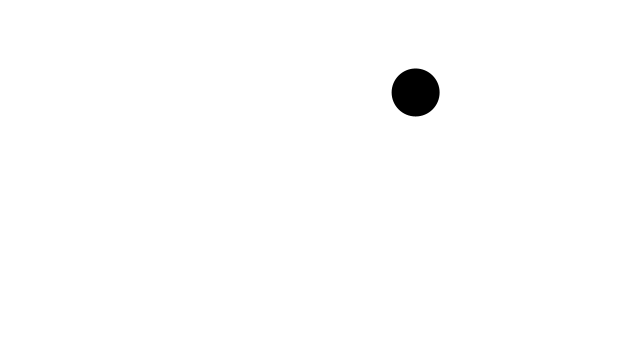
Frame 1 (no input)
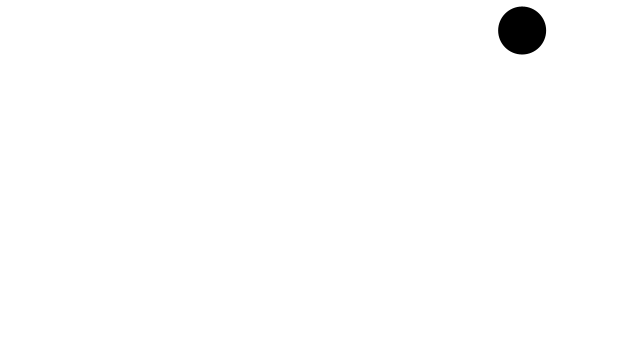
Frame 60 (the mouse pressed at the canvas centre just before this capture)
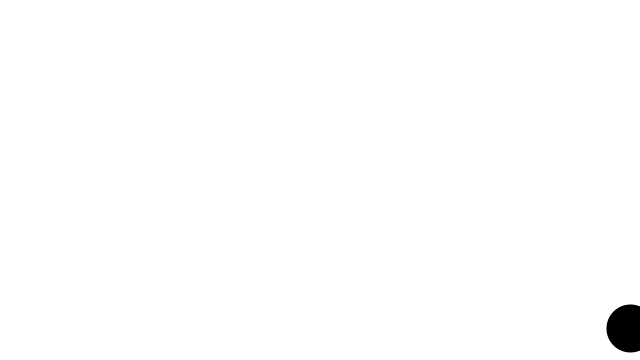
Frame 120 (the mouse held since frame 60 and released just before this capture)

The Processing sketch that drew these frames (run headless with seeded random() and noise(); from frame 60 on, the mouse is pressed at the canvas centre):

// Processing sketch: Vectors_and_Objects
// ── Vectors_and_Objects.pde
Movement[] objects = new Movement[1];
float average = 0;
float[] avgFrameRate = new float[0];

void setup() {
  size(640,360);
  for(int i = 0; i<objects.length; i++){
    objects[i] = new Movement();
  }
}

void draw() {
  background(255);
  for(int i = 0; i<objects.length; i++){
    objects[i].update();
    objects[i].checkEdges();
    objects[i].display();
  }
  avgFrameRate = append(avgFrameRate,frameRate);
  average += frameRate;
   //println(frameRate);
   //println("Objs Position: " + objects[0].position); 
}

void mousePressed(){
  for(int i = 0; i<objects.length; i++){
    objects[i].contains();
    if(objects[i].contains()){
      objects[i].changeCol();
      objects[i].update();
    }
  }
}

void keyPressed(){
  if(keyCode == 83){
    objects =(Movement[]) append(objects, new Movement());
  }
  
  if(keyCode == 37){
    if(objects.length>0){
      objects =(Movement[]) shorten(objects);    
    }  
  }
  
  if(keyCode == 38){
    for(int i = 0; i < objects.length; i++){
      println(objects[i].velocity + " " + objects[i].position);
    }
  }
  
  if(keyCode == 39){
    println(average/avgFrameRate.length);
  }
  //println(objects.length);
  
}

// ── Movement.pde
class Movement {

  PVector position;
  PVector velocity;
  color fillCol = 0;

  Movement() {
    position = new PVector(random(width), random(height)); //Acutal position of the object.
    velocity = new PVector(random(-2, 2), random(-2, 2));  //The amount that the object will change in x or y.
  }

  void update() {
    position.add(velocity);
  }

  void display() {
    noStroke();
    strokeWeight(2);
    fill(fillCol);
    ellipse(position.x, position.y, 48, 48);
  }

  void checkEdges() {

    if (position.x > width) {
      position.x = 0;
    } 
    else if (position.x < 0) {
      position.x = width;
    }

    if (position.y > height) {
      position.y = 0;
    } 
    else if (position.y < 0) {
      position.y = height;
    }
  }
  
  boolean contains(){
    float disX = position.x - mouseX;
    float disY = position.y - mouseY;
    if(sqrt(sq(disX) + sq(disY)) < 24 ) {
      return true;
    } else {
      return false;
    }
  }
  
  void changeCol(){
    fillCol = color(random(255),random(255),random(255));
  }
}
